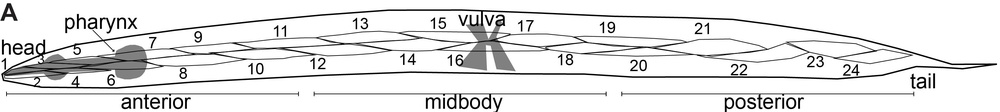
#> input picture staged/tools/morphology/myocyte schematic.jpg, 1000 x 112 px, shrunk from 3081 x 345 before the run
$ python -i animal_frame.py   (imports and definitions only)
#> lines starting #> are read from the running program, lines starting #| are printed output that depends on the picture; after the words box and inside, x2 and y2 are one past the last pixel; in counts of white or black regions, pixels touching at a corner belong together
"""Work in the animal's own frame: find its axis, rotate, and map back.

WHY. Everything in the myocyte pipeline is stated "along the body axis" -
boundaries run longitudinally, the seam tracer walks left to right one image
column at a time, region names assume anterior is left. All of that silently
assumes the animal LIES HORIZONTAL in the frame. It usually does not. A worm
mounted diagonally makes the tracer walk across background instead of along
muscle, and it produces confident nonsense rather than an error, because
nothing in the code ever states the assumption it is breaking.

So rather than ask people to crop and rotate by hand, the analysis is done in
the animal's frame and the results are mapped back to the original image. The
transform is explicit and invertible, so a boundary drawn here can always be
reported in the coordinates of the file it came from.

The rotation is written with an explicit affine rather than ndimage.rotate,
because the inverse must be exactly known to map results back - a sign or
convention error there would misplace every boundary by a consistent amount,
which looks like a systematic biological finding rather than a bug.
"""
from __future__ import annotations

import numpy as np


class FrameError(Exception):
    """Refusals that name the consequence."""


def tissue_mask(image, percentile=70, min_fraction=0.01):
    """The animal, as the largest bright connected region."""
#> called with percentile = 70, min_fraction = 0.01
    from scipy import ndimage as ndi

    img = np.asarray(image, dtype=float)
    sm = ndi.gaussian_filter(img, 3.0)
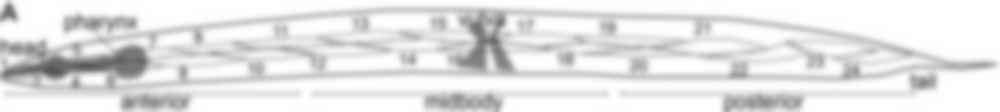
#> sm: shape (112, 1000) float64; min 84, max 255, mean 228.7
    m = sm > np.percentile(sm, percentile)
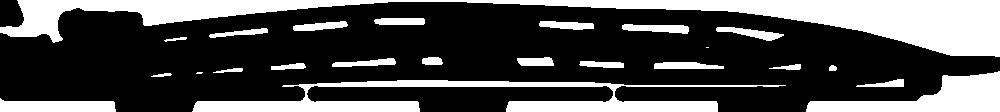
#> m: shape (112, 1000) bool; 30% white; 24 white regions (2 under 20 px), largest, box (x1, y1, x2, y2) and area: (0, 0, 1000, 57) 17188, (192, 80, 786, 112) 6964, (806, 71, 1000, 112) 3805
    m = ndi.binary_closing(m, np.ones((9, 9)))
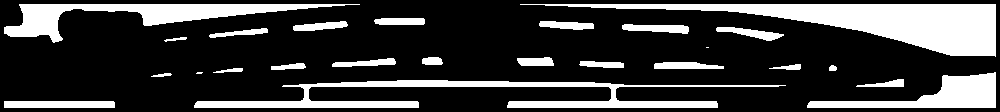
#> m: shape (112, 1000) bool; 23.7% white; 25 white regions (2 under 20 px), largest, box (x1, y1, x2, y2) and area: (520, 4, 996, 57) 8927, (194, 80, 786, 108) 5273, (4, 4, 360, 43) 4314
    lab, n = ndi.label(m)
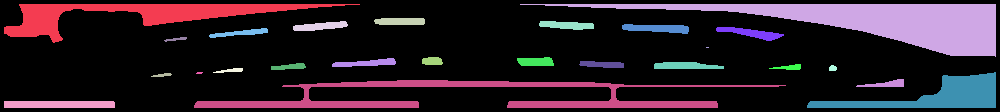
#> lab: shape (112, 1000) int32; 26 distinct labels, from 0 to 25; one colour per label, 0 black
#> n = 25
    if n == 0:
        raise FrameError(
            "No tissue was found in this image, so there is no body axis to "
            "work along. Every measurement downstream is stated relative to "
            "that axis.")
    sizes = ndi.sum(m, lab, range(1, n + 1))
#> sizes = 25 values, max 8927 at index 1, min 3 at index 9, mean 1061.7
    biggest = int(np.argmax(sizes)) + 1
#> biggest = 2
    keep = lab == biggest
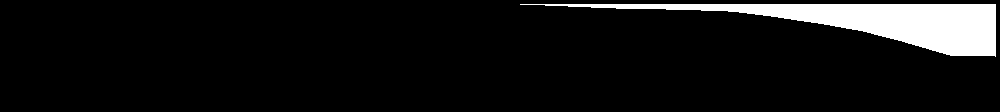
#> keep: shape (112, 1000) bool; 8% white; 1 white region, box (x1, y1, x2, y2) and area: (520, 4, 996, 57) 8927
    if keep.mean() < min_fraction:
        raise FrameError(
            f"The largest bright region covers only {100 * keep.mean():.1f}% of "
            f"the frame, which is too little to be an animal. Rotating to the "
            f"axis of a speck would orient everything downstream to noise.")
    return ndi.binary_fill_holes(keep)


# [195 lines left out: functions axis_angle_deg, _rot, build_transform, rotate_image, rotate_volume, points_to_original and 3 more, not called in this run]

>>> import cv2
>>> picture = cv2.imread('morphology/myocyte schematic.jpg', cv2.IMREAD_GRAYSCALE)
>>> result = tissue_mask(picture)
